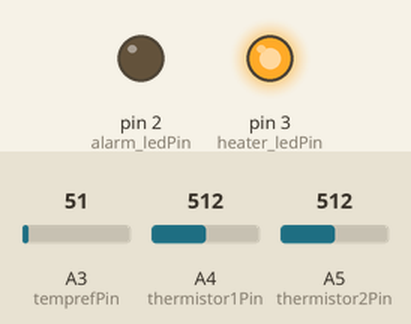
This sketch was run on a simulated Arduino Uno, built with avr-gcc and run on an emulated ATmega328P. Shown: output pins drawn as LEDs (lit = HIGH). Inputs (shaded band) come from the test bench; at power-on: A4 (thermistor1Pin) = 512, A3 (temprefPin) = 51, A5 (thermistor2Pin) = 512. What the sketch prints to the serial monitor is not drawn.

Above: at 1.2 s.
1.3 s: A4 (thermistor1Pin) set to 599
2.8 s: A4 (thermistor1Pin) set to 624
At 4.0 s:
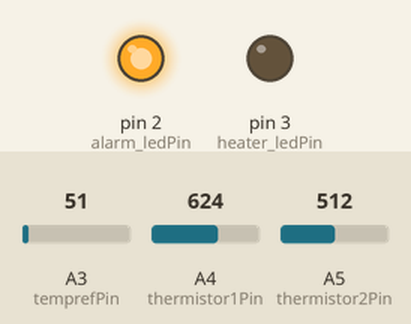
4.3 s: A4 (thermistor1Pin) set to 511
At 5.0 s:
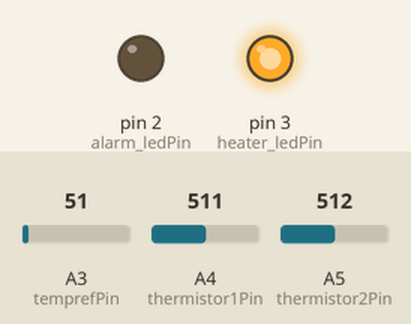
5.8 s: A4 (thermistor1Pin) set to 418
7.3 s: A4 (thermistor1Pin) set to 401
At 8.1 s:
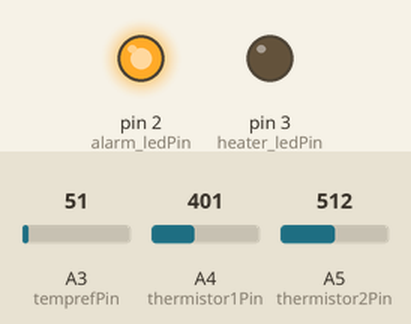
Timing chart, 0 to 9.8 s (numbered marks = the images above; inputs shaded):
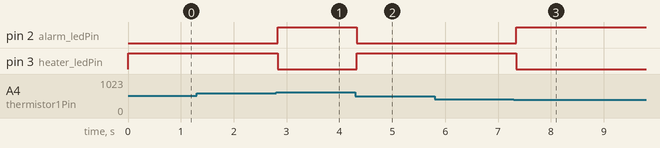

The sketch:

ThermInc.ino
```cpp
int thermistor1Pin = A4;
int thermistor2Pin = A5;
int temprefPin = A3;

float difference = 0;
float average = 0;
float twenty_thermistorValue = 0;


float thermistor1Value = 0;
float thermistor2Value = 0;
float temprefValue = 0;

int alarm_ledPin = 2;
int heater_ledPin = 3;


void setup() {
  pinMode(thermistor1Pin, INPUT);
  pinMode(thermistor2Pin, INPUT);
  pinMode(alarm_ledPin, OUTPUT);
  pinMode(heater_ledPin, OUTPUT);
  Serial.begin(9600);
}

void loop() {
  thermistor1Value = analogRead(thermistor1Pin) * (5.0 / 1023.0);
  thermistor2Value = analogRead(thermistor2Pin) * (5.0 / 1023.0);
  temprefValue = analogRead(temprefPin) * (5.0 / 1023.0);

  Serial.print(thermistor1Value);
  Serial.print(thermistor2Value);
  Serial.print(temprefValue);

  twenty_thermistorValue = (0.2 * thermistor2Value);

  average = (thermistor1Value + thermistor2Value)/2;

  difference = abs(thermistor1Value - thermistor2Value);

  Serial.print(twenty_thermistorValue);
  Serial.print(average);
  Serial.print(difference);


  if (difference <= twenty_thermistorValue) {
    if (average < temprefValue) {
      digitalWrite(heater_ledPin, LOW);
      digitalWrite(alarm_ledPin, LOW); }

       if  (average >= temprefValue); {
       digitalWrite(heater_ledPin, HIGH);
       digitalWrite(alarm_ledPin, LOW);
    }
  }

  else {
    if (average > temprefValue){
      digitalWrite(heater_ledPin, LOW);
      digitalWrite(alarm_ledPin, HIGH);
       }

     if (average < temprefValue) {
       digitalWrite(heater_ledPin, LOW);
      digitalWrite(alarm_ledPin, HIGH);
     }


}
}
```

Measured:
- the behaviour switches between 614 and 615 on A4 (thermistor1Pin) (found by bisection; images 0 and 1)
- the behaviour switches between 410 and 409 on A4 (thermistor1Pin) (found by bisection; images 2 and 3)
- after the input at 1.3 s, every drawn part: stays the same
- after the input at 2.8 s, pin 2 (alarm_ledPin): LOW → HIGH at once; pin 3 (heater_ledPin): HIGH → LOW at once
- after the input at 4.3 s, pin 2 (alarm_ledPin): HIGH → LOW at once; pin 3 (heater_ledPin): LOW → HIGH at once
- after the input at 5.8 s, every drawn part: stays the same
- after the input at 7.3 s, pin 2 (alarm_ledPin): LOW → HIGH after 0.05 s; pin 3 (heater_ledPin): HIGH → LOW after 0.05 s
